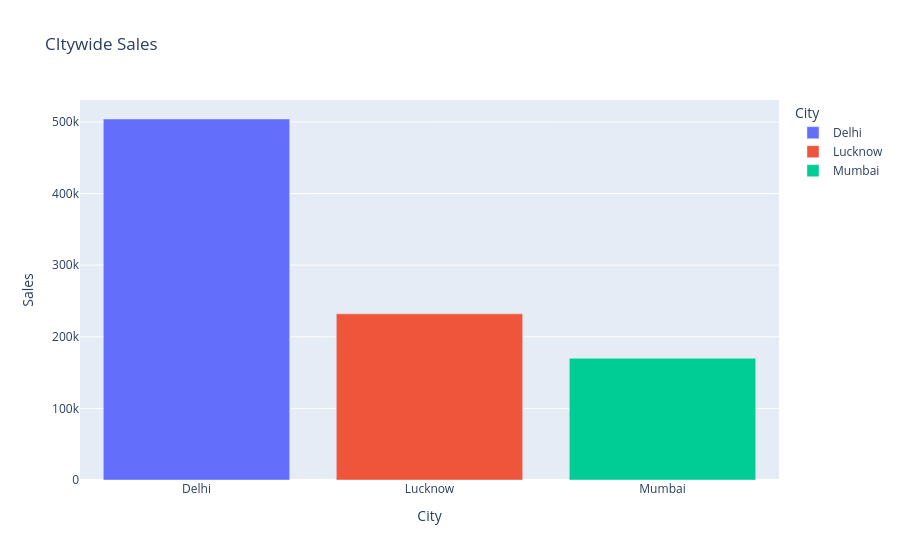

Source (notebook cell):
### Code cell
sales_by_city = df.groupby("City")["Sales"].sum().reset_index()

fig = px.bar(
    sales_by_city,
    x='City',
    y='Sales',
    color='City',
    title= 'CItywide Sales'
)
fig.show()

### Figure 1 — Plotly figure (JSON) as saved in the notebook; plotly's stock layout.template omitted (floating-point values rounded to 4 significant figures)
{"data": [{"hovertemplate": "City=%{x}<br>Sales=%{y}<extra></extra>", "legendgroup": "Delhi", "marker": {"color": "#636efa", "pattern": {"shape": ""}}, "name": "Delhi", "orientation": "v", "showlegend": true, "textposition": "auto", "type": "bar", "x": ["Delhi"], "xaxis": "x", "y": [504000], "yaxis": "y"}, {"hovertemplate": "City=%{x}<br>Sales=%{y}<extra></extra>", "legendgroup": "Lucknow", "marker": {"color": "#EF553B", "pattern": {"shape": ""}}, "name": "Lucknow", "orientation": "v", "showlegend": true, "textposition": "auto", "type": "bar", "x": ["Lucknow"], "xaxis": "x", "y": [232000], "yaxis": "y"}, {"hovertemplate": "City=%{x}<br>Sales=%{y}<extra></extra>", "legendgroup": "Mumbai", "marker": {"color": "#00cc96", "pattern": {"shape": ""}}, "name": "Mumbai", "orientation": "v", "showlegend": true, "textposition": "auto", "type": "bar", "x": ["Mumbai"], "xaxis": "x", "y": [170000], "yaxis": "y"}], "layout": {"barmode": "relative", "legend": {"title": {"text": "City"}, "tracegroupgap": 0}, "title": {"text": "CItywide Sales"}, "xaxis": {"anchor": "y", "categoryarray": ["Delhi", "Lucknow", "Mumbai"], "categoryorder": "array", "domain": [0, 1], "title": {"text": "City"}}, "yaxis": {"anchor": "x", "domain": [0, 1], "title": {"text": "Sales"}}}}
